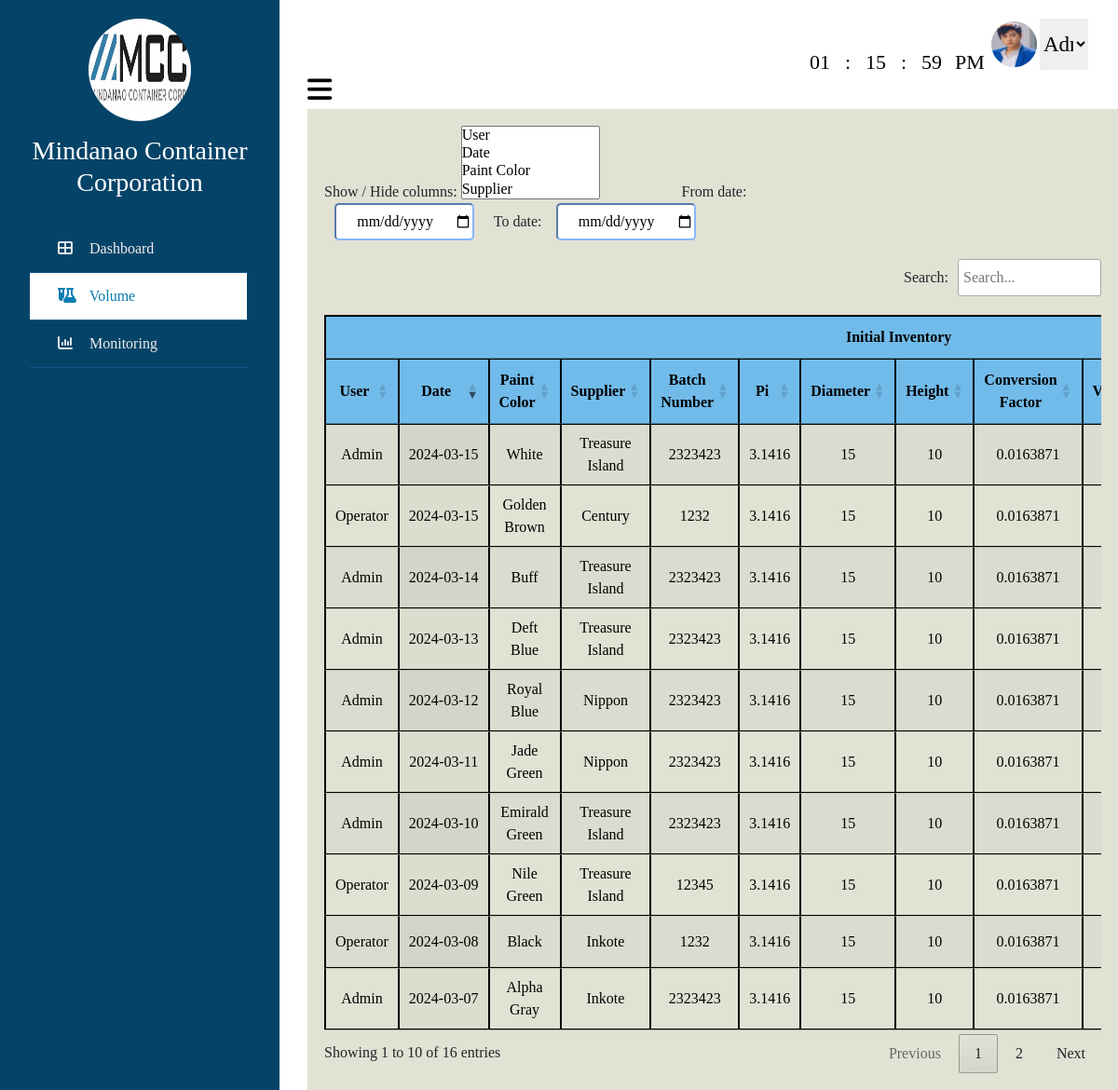
Screenshot of /volume.php (signed in) with the database file from the repository.
### tables this page shows
CREATE TABLE `tbl_user` (
  `userID` int(100) NOT NULL,
  `Level` varchar(100) NOT NULL,
  `Name` varchar(100) NOT NULL,
  `Username` varchar(100) NOT NULL,
  `Contact` varchar(100) NOT NULL,
  `Address` varchar(100) NOT NULL,
  `Profile_image` varchar(100) NOT NULL,
  `Email` varchar(100) NOT NULL,
  `Password` varchar(100) NOT NULL
);

CREATE TABLE `tbl_entry` (
  `EntryID` int(100) NOT NULL,
  `userID` int(100) NOT NULL,
  `customerID` int(100) NOT NULL,
  `paintID` int(100) NOT NULL,
  `date` date NOT NULL,
  `batchNumber` int(100) NOT NULL,
  `diameter` int(100) NOT NULL,
  `height` int(100) NOT NULL,
  `Initialvolume` double NOT NULL,
  `initialPLiter` double NOT NULL,
  `initialALiter` double NOT NULL,
  `paintRatio` double NOT NULL,
  `acetateRatio` double NOT NULL,
  `NewacetateL` double NOT NULL,
  `NewpaintL` double NOT NULL,
  `sprayViscosity` int(100) NOT NULL,
  `quantity` int(100) NOT NULL,
  `Endingdiameter` int(100) NOT NULL,
  `Endingheight` int(100) NOT NULL,
  `Endingvolume` double NOT NULL,
  `endingPLiter` double NOT NULL,
  `endingALiter` double NOT NULL,
  `EndingpaintRatio` double NOT NULL,
  `EndingacetateRatio` double NOT NULL,
  `totalPLiter` double NOT NULL,
  `totalALiter` double NOT NULL,
  `paintYield` double NOT NULL,
  `acetateYield` double NOT NULL,
  `remarks` varchar(100) NOT NULL
);

CREATE TABLE `tbl_paint` (
  `paintID` int(100) NOT NULL,
  `supplierID` int(100) NOT NULL,
  `paint_color` varchar(100) NOT NULL
);

CREATE TABLE `tbl_supplier` (
  `supplierID` int(100) NOT NULL,
  `supplier_name` varchar(100) NOT NULL,
  `newSupplier_name` varchar(100) NOT NULL
);

### volume.php (the view, shortened to what this page needs)
<?php
include 'connect.php';
$id = 1;
$sql = "Select * from `tbl_user` where userID=$id";
$result = mysqli_query($con, $sql);
$row = mysqli_fetch_assoc($result);
$Username = $row['Username'];
$Profile_image = $row['Profile_image'];
$sql = "SELECT
paint.paint_color,
supplier.supplier_name,
entry.*, user.Username
FROM tbl_entry AS entry
LEFT JOIN tbl_paint AS paint ON entry.paintID = paint.paintID
LEFT JOIN tbl_supplier AS supplier ON paint.supplierID = supplier.supplierID
LEFT JOIN tbl_user AS user ON entry.userID = user.userID
ORDER BY
entry.date DESC";
$result = mysqli_query($con, $sql);
?>
<!DOCTYPE html>
<html lang="en">
<head>
    <link href="https://cdn.jsdelivr.net/npm/bootstrap@5.3.0-alpha3/dist/css/bootstrap.min.css" rel="stylesheet">
    <link rel="stylesheet" href="https://cdnjs.cloudflare.com/ajax/libs/font-awesome/6.5.1/css/all.min.css">
    <link rel="stylesheet" href="https://cdn.datatables.net/1.13.7/css/jquery.dataTables.min.css">
    <link rel="stylesheet" href="https://cdn.datatables.net/datetime/1.5.1/css/dataTables.dateTime.min.css">
    <link rel="stylesheet" href="https://cdn.datatables.net/buttons/2.4.2/css/buttons.dataTables.min.css">
    <link rel="stylesheet"
        href="https://cdnjs.cloudflare.com/ajax/libs/bootstrap-multiselect/0.9.13/css/bootstrap-multiselect.css">
    <link rel="stylesheet" href="https://unpkg.com/multiple-select@1.7.0/dist/multiple-select.min.css">
</head>
<body>
    <div class="wrapper">
        <div class="section">
            <div class="admin_profile">
                <div class="clockcontainer">
                    <div class="clock">
                        <span id="hrs"></span>
                        <span>:</span>
                        <span id="minutes"></span>
                        <span>:</span>
                        <span id="sec"></span>
                        <span id="ampm"></span>
                    </div>
                </div>
                <img src="uploaded_image/<?php echo $Profile_image; ?>" class="img-admin" id="image">
                <select class="dropdown" required onchange="handleDropdownChange(this)">
                    <option>
                        <?php echo $Username; ?>
                    </option>
                </select>
            </div>
            <div class="top_navbar">
                <div class="hamburger">
                    <a href="#">
                        <i class="fas fa-bars"></i>
                    </a>
                </div>
            </div>
            <div class="main1">
                <div class="col-md-8">
                    <div class="form-group">
                        <label>Show / Hide columns:</label>
                        <select name="toggle_column" id="toggle_column" multiple>
                            <option value="0">User</option>
                            <option value="1">Date</option>
                            <option value="2">Paint Color</option>
                            <option value="3">Supplier</option>
                            <option value="4">Batch Number</option>
                        </select>
                        <label style="margin-left:15%;">From date:</label>
                        <input type="date" style="text-align: center;" class="filterfield" id="min" name="min"
                            autocomplete="off" required>
                        <label style="margin-left:3%;">To date:</label>
                        <input type="date" style="text-align: center;" class="filterfield" id="max" name="max"
                            autocomplete="off" required>
                    </div>
                </div>
                <div class="main2">
                    <table id="datatables" class="display" style="width:100%;">
                        <thead>
                            <tr>
                                <th colspan="14" style="text-align:center; background-color:rgba(113,187,234,255);">
                                    Initial Inventory
                                </th>
                            </tr>
                            <tr>
                                <th style="text-align:center; background-color: rgba(113,187,234,255);">User</th>
                                <th style="text-align:center; background-color: rgba(113,187,234,255);">Date</th>
                                <th style="text-align:center; background-color: rgba(113,187,234,255);">Paint Color</th>
                                <th style="text-align:center; background-color: rgba(113,187,234,255);">Supplier</th>
                                <th style="text-align:center; background-color: rgba(113,187,234,255);">Batch Number
                                </th>
                                <th style="text-align:center; background-color: rgba(113,187,234,255);">Pi</th>
                                <th style="text-align:center; background-color: rgba(113,187,234,255);">Diameter</th>
                                <th style="text-align:center; background-color: rgba(113,187,234,255);">Height</th>
                                <th style="text-align:center; background-color: rgba(113,187,234,255);">Conversion
                                    Factor</th>
                                <th style="text-align:center; background-color: rgba(113,187,234,255);">Volume</th>
                            </tr>
                        </thead>
                        <tbody>
                            <?php
                            while ($row = mysqli_fetch_assoc($result)) {
                                $pi = 3.1416;
                                $diameter = $row['diameter'];
                                $height = $row['height'];
                                $conversionFactor = 0.0163871;
                                $Initialvolume = ($pi * $diameter * $diameter * $height * $conversionFactor) / 4;
                                $roundedVolume = round($Initialvolume, 2);
                                echo "<tr class='edit-row' data-entry-id='{$row['EntryID']}'>";
                                echo "<td>{$row['Username']}</td>";
                                echo "<td class='date-cell'>{$row['date']}</td>";
                                echo "<td>{$row['paint_color']}</td>";
                                echo "<td>{$row['supplier_name']}</td>";
                                echo "<td>{$row['batchNumber']}</td>";
                                echo "<td>$pi</td>";
                                echo "<td>{$row['diameter']}</td>";
                                echo "<td>{$row['height']}</td>";
                                echo "<td>$conversionFactor</td>";
                                echo "<td style='color:blue;'>$roundedVolume</td>";
                                echo "</tr>";
                            }
                            ?>
                        </tbody>
                    </table>
                </div>
                <div class="col-2 position-relative">
                    <div class="drawer p-2" id="drawer">
                        <h4
                            style="color:white; margin-top: 120px; margin-bottom: 100px; margin-left: 350px; margin-right: 30px;">
                            Drawer Content</h4>
                    </div>
                </div>
            </div>
        </div>
        <div class="sidebar">
            <div class="profile">
                <img src="IMAGES/logo.jpg" alt="profile_picture">
                <h3>Mindanao Container Corporation</h3>
            </div>
            <ul>
                <li>
                    <a href="dataEntry.php">
                        <span class="icon"><i class="fa-solid fa-table-cells-large"></i></span>
                        <span class="item">Dashboard</span>
                    </a>
                </li>
                <li>
                    <a href="volume.php" class="active">
                        <span class="icon"><i class="fa-solid fa-flask-vial"></i></span>
                        <span class="item">Volume</span>
                    </a>
                </li>
                <li>
                    <a href="monitoring.php">
                        <span class="icon"><i class="fa-solid fa-chart-column"></i></span>
                        <span class="item">Monitoring</span>
                    </a>
                </li>
            </ul>
        </div>
    </div>
</body>
</html>

### volume.php (style rules this page uses)
* { list-style: none; text-decoration: none; margin: 0; padding: 0; box-sizing: border-box; font-family: 'Noto+Serif+Makasar'; }
.wrapper .sidebar { background: rgb(5, 68, 104); position: fixed; top: 0; left: 0; width: 300px; height: 100%; padding: 20px 0; transition: all 0.5s ease; }
.wrapper .sidebar .profile { margin-bottom: 30px; text-align: center; }
.wrapper .sidebar .profile img { display: block; width: 110px; height: 110px; border-radius: 50%; margin: 0 auto; }
.wrapper .sidebar .profile h3 { color: #ffffff; margin: 15px 0 5px; }
.wrapper .sidebar ul li a { display: block; padding: 13px 30px; border-bottom: 1px solid #10558d; color: rgb(241, 237, 237); font-size: 16px; position: relative; margin-right: 33px; text-decoration: none; }
.wrapper .sidebar ul li a .icon { color: #dee4ec; width: 30px; display: inline-block; }
.wrapper .sidebar ul li a:hover, .wrapper .sidebar ul li a.active { color: #0c7db1; background: white; border-right: 2px solid rgb(5, 68, 104); }
.wrapper .sidebar ul li a:hover .icon, .wrapper .sidebar ul li a.active .icon { color: #0c7db1; }
.wrapper .sidebar ul li a:hover:before, .wrapper .sidebar ul li a.active:before { display: block; }
.wrapper .section { width: calc(100% - 300px); margin-left: 300px; transition: all 0.5s ease; }
.wrapper .section .top_navbar { background: white; height: 2px; display: flex; align-items: center; padding: 0 30px; margin-top: 20px; }
.wrapper .section .top_navbar .hamburger a { font-size: 30px; color: black; }
body .wrapper .sidebar { left: 0; transition: left 0.5s ease; }
body .wrapper .section { margin-left: 300px; transition: margin-left 0.5s ease, width 0.5s ease; width: calc(100% - 300px); }
.admin_profile { display: flex; justify-content: flex-end; margin-top: 20px; margin-right: 32px; }
.img-admin { height: 55px; width: 55px; border-radius: 50%; border: 3px solid transparent; }
img { height: 50px; width: 50px; border-radius: 50%; }
table, th, td { border: 1px solid black; border-collapse: collapse; text-align: center; color: black; }
.date-cell { white-space: nowrap; }
label { text-align: center; }
input { width: 30%; height: 35px; margin-bottom: 20px; border-color: #86; border-radius: 5px; }
.dropdown { border: none; font-size: 23px; width: 6%; text-align: center; }
.dropdown option { padding: 10px; font-size: 20px; text-align: center; }
.main1 { background-color: rgb(225, 225, 212); padding: 2%; flex: 1 1 150px; margin-top: 20px; margin-left: 30px; }
.main2 { display: flex; flex: 1; }
.filterfield { width: 150px; height: 40px; margin-left: 2%; background-color: white; border-color: #86b7fe; border-radius: 5px; }
.clockcontainer { width: 295px; height: 180px; position: absolute; top: 12%; left: 80%; transform: translate(-50%, -50%); }
.clock { color: black; border-radius: 10px; display: flex; align-items: center; justify-content: center; }
.clock span { font-size: 22px; width: 30px; display: inline-block; text-align: center; position: relative; }
#ampm { margin-left: 10px; }
#drawer.drawer.p-2 { margin-top: 230px; }
.drawer { position: absolute; right: 35px; transform: translateY(-1230px); width: 600px; height: 330px; padding: 20px; background-color: rgb(5, 68, 104); border-left: 1px solid #dee2e6; box-shadow: 0 0 10px rgba(0, 0, 0, 0.1); transition: right 0.3s ease; }
.drawer.open { right: 356px; }

### rows the page displays
tbl_user: Profile_image (picture), Username "Admin"
tbl_entry: userID.Username "Admin", date "2024-03-15", paintID.paint_color "White", tbl_supplier.supplier_name "Treasure Island", batchNumber "2323423", pi "3.1416", diameter "15", height "10", conversionFactor "0.0163871"
tbl_entry: userID.Username "Operator", date "2024-03-15", paintID.paint_color "Golden Brown", tbl_supplier.supplier_name "Century", batchNumber "1232", pi "3.1416", diameter "15", height "10", conversionFactor "0.0163871"
tbl_entry: userID.Username "Admin", date "2024-03-14", paintID.paint_color "Buff", tbl_supplier.supplier_name "Treasure Island", batchNumber "2323423", pi "3.1416", diameter "15", height "10", conversionFactor "0.0163871"
tbl_entry: userID.Username "Admin", date "2024-03-13", paintID.paint_color "Deft Blue", tbl_supplier.supplier_name "Treasure Island", batchNumber "2323423", pi "3.1416", diameter "15", height "10", conversionFactor "0.0163871"
tbl_entry: userID.Username "Admin", date "2024-03-12", paintID.paint_color "Royal Blue", tbl_supplier.supplier_name "Nippon", batchNumber "2323423", pi "3.1416", diameter "15", height "10", conversionFactor "0.0163871"
tbl_entry: userID.Username "Admin", date "2024-03-11", paintID.paint_color "Jade Green", tbl_supplier.supplier_name "Nippon", batchNumber "2323423", pi "3.1416", diameter "15", height "10", conversionFactor "0.0163871"
tbl_entry: userID.Username "Admin", date "2024-03-10", paintID.paint_color "Emirald Green", tbl_supplier.supplier_name "Treasure Island", batchNumber "2323423", pi "3.1416", diameter "15", height "10", conversionFactor "0.0163871"
tbl_entry: userID.Username "Operator", date "2024-03-09", paintID.paint_color "Nile Green", tbl_supplier.supplier_name "Treasure Island", batchNumber "12345", pi "3.1416", diameter "15", height "10", conversionFactor "0.0163871"
tbl_entry: userID.Username "Operator", date "2024-03-08", paintID.paint_color "Black", tbl_supplier.supplier_name "Inkote", batchNumber "1232", pi "3.1416", diameter "15", height "10", conversionFactor "0.0163871"
tbl_entry: userID.Username "Admin", date "2024-03-07", paintID.paint_color "Alpha Gray", tbl_supplier.supplier_name "Inkote", batchNumber "2323423", pi "3.1416", diameter "15", height "10", conversionFactor "0.0163871"
